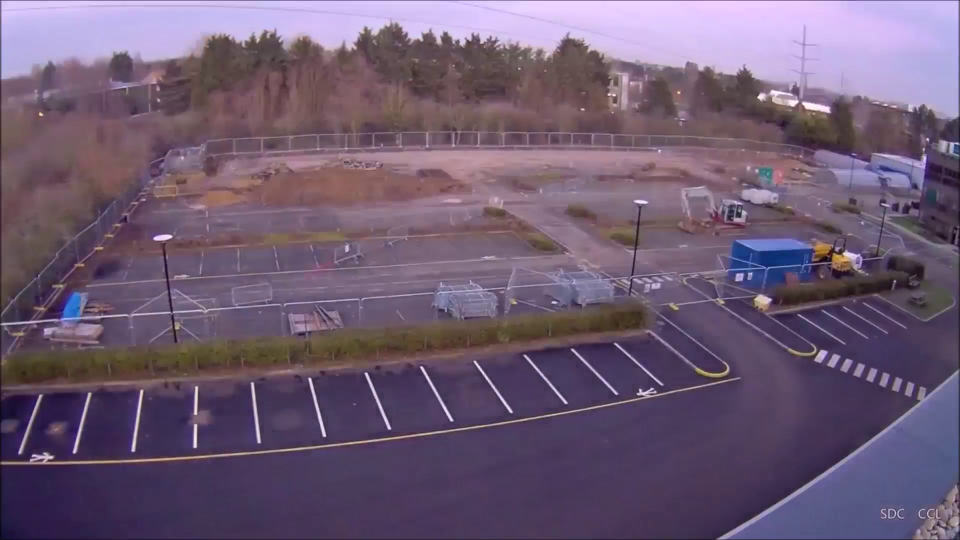
#> input picture frame 18 of video/abvv.mp4, 1920 x 1080 px, given in place of CarPark.mp4, which was not available (shown at 1/2 size)
$ python detect.py
#> lines starting #> are read from the running program, lines starting #| are printed output that depends on the picture; after the words box and inside, x2 and y2 are one past the last pixel; in counts of white or black regions, pixels touching at a corner belong together; pictures that were not available may be replaced by others from this repository, and a replacement may not be noted
#> further down, frame is the input picture: shape (1080, 1920, 3); mean B, G, R 115.1, 90.9, 109.7
import cv2
import numpy as np
import time

video_path = "./video/CarPark.mp4"
cap = cv2.VideoCapture(video_path)
parking_slots = [(402, 239), (753, 377), (55, 100), (56, 146), (51, 241), (53, 290), (51, 192), (405, 189), (402, 138), (405, 90), (514, 92), (511, 139), (514, 187), (512, 236), (163, 99), (164, 147), (158, 194), (159, 243), (161, 290), (55, 337), (162, 339), (160, 388), (162, 429), (52, 431), (53, 479), (163, 479), (168, 525), (165, 576), (165, 620), (56, 623), (51, 573), (52, 527), (402, 289), (402, 338), (404, 382), (405, 427), (405, 526), (403, 569), (406, 619), (512, 524), (512, 568), (513, 620), (511, 426), (511, 380), (513, 329), (511, 284), (751, 88), (751, 136), (750, 188), (753, 232), (753, 276), (751, 327), (757, 427), (753, 472), (757, 518), (760, 573), (760, 616), (901, 620), (901, 576), (892, 141), (892, 190), (893, 235), (894, 284), (897, 330), (898, 375), (901, 424), (903, 474), (899, 522), (46, 385)]
rect_width, rect_height = 100, 33
color = (0,0,255)
thick = 1
threshold = 30
last_call_time = time.time()
prevFreeslots=0


def convert_grayscale(frame):
    # Chuyển đổi hình ảnh sang thang độ xám
    gray = cv2.cvtColor(frame, cv2.COLOR_BGR2GRAY)
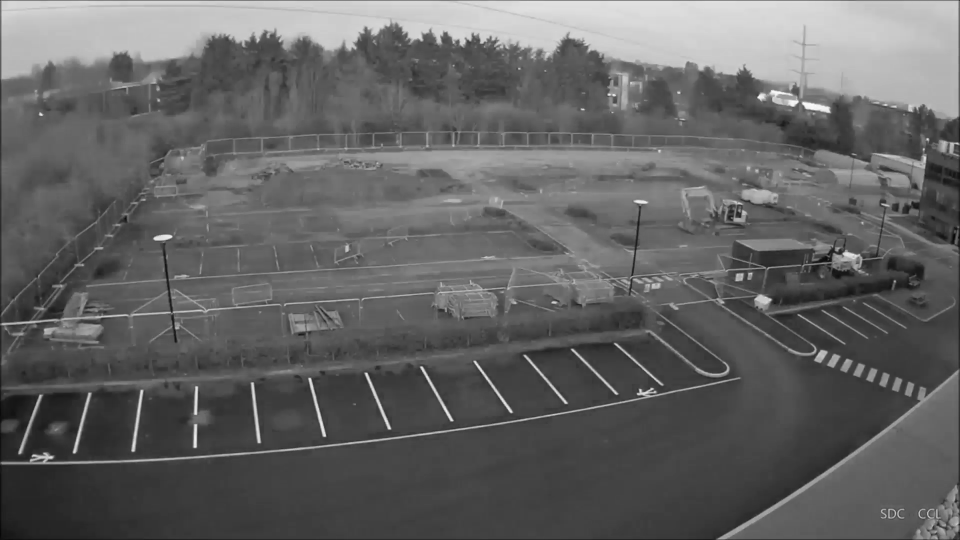
#> gray: shape (1080, 1920) (shown at 1/2 size); min 5, max 253, mean 99.3

    # Áp dụng ngưỡng để tạo hình ảnh nhị phân (chỉ có đen và trắng)
    _, binary = cv2.threshold(gray, 150, 255, cv2.THRESH_BINARY)
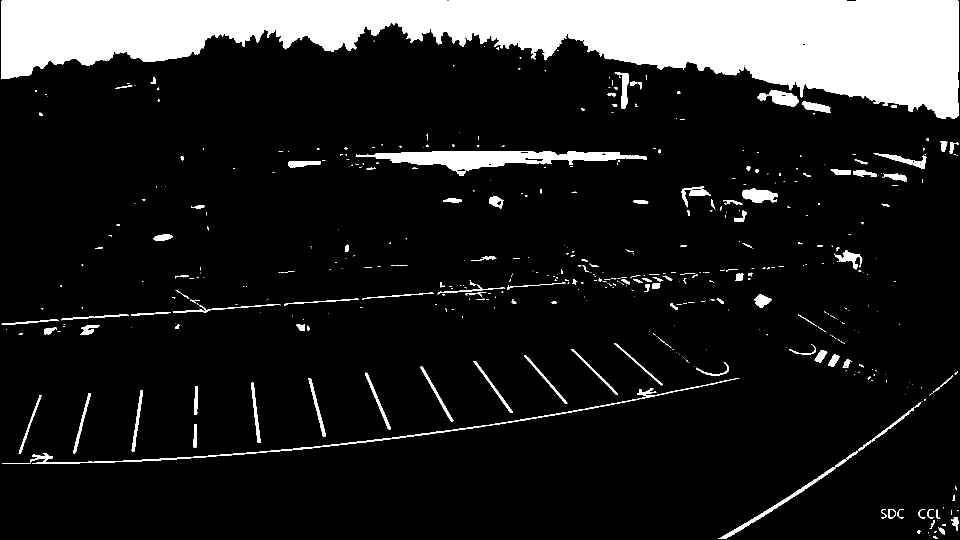
#> binary: shape (1080, 1920) (shown at 1/2 size); 13.6% white; 498 white regions (342 under 20 px)

    # Tìm các đường viền trong hình ảnh nhị phân
    contours, _ = cv2.findContours(binary, cv2.RETR_EXTERNAL, cv2.CHAIN_APPROX_SIMPLE)
#> contours = 498 contours, 375 with area under 20; largest, box (x1, y1, x2, y2) and area: (2, 1, 1918, 237) 231032, (711, 302, 1294, 352) 11171, (4, 756, 1479, 927) 2703, (1436, 918, 1693, 1078) 1601, (1514, 180, 1598, 214) 1412

    # Tạo một canvas màu đen với cùng kích thước như hình ảnh đầu vào
    contour_image = frame.copy()
    contour_image[:] = 0  # Điền màu đen
#> contour_image: shape (1080, 1920, 3); every value is 0

    # Vẽ các đường viền trên canvas đen bằng màu trắng
    cv2.drawContours(contour_image, contours, -1, (255, 255, 255), thickness=2)
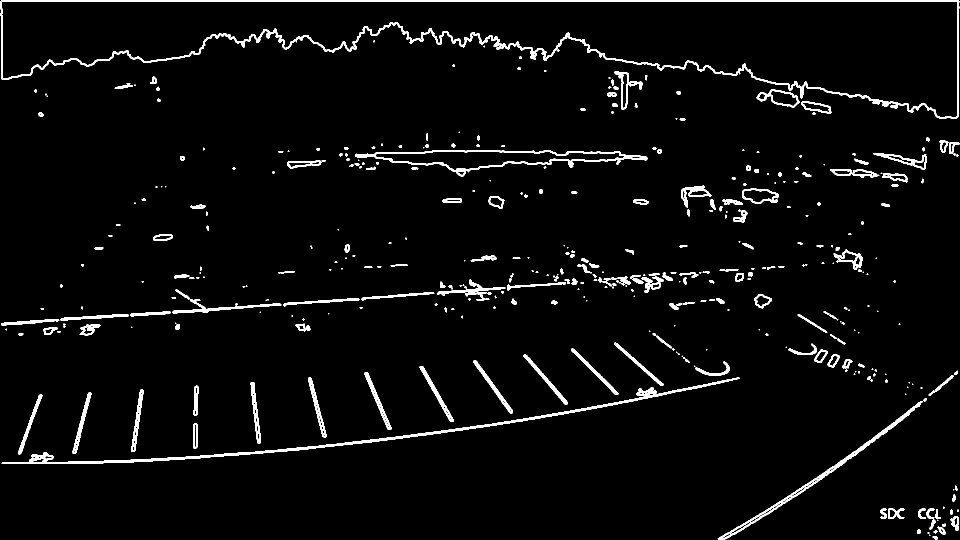
#> contour_image: shape (1080, 1920, 3) (shown at 1/2 size); 3.6% white; 399 white regions (144 under 20 px), largest, box (x1, y1, x2, y2) and area: (1, 0, 1919, 238) 17477, (3, 755, 1480, 928) 7820, (710, 301, 1295, 353) 4150
    return contour_image

def mark_slots(frame, grayscale_frame):
    global last_call_time
    global prevFreeslots
    current_time = time.time()
    elapsed_time = current_time - last_call_time

    # Lấy kích thước frame để kiểm tra giới hạn
    frame_height, frame_width = frame.shape[:2]
#> frame_height = 1080; frame_width = 1920

    freeslots=0
    for x, y in parking_slots:
        x1=x+10
        x2=x+rect_width-11
        y1=y+4
        y2=y+rect_height
        start_point, stop_point = (x1,y1), (x2, y2)

        # Kiểm tra xem vùng cắt có nằm trong giới hạn frame không
        if x1 < 0 or y1 < 0 or x2 > frame_width or y2 > frame_height:
            # Nếu vượt quá, bỏ qua slot này hoặc điều chỉnh tọa độ
            continue

        # Kiểm tra xem vùng cắt có hợp lệ không (không rỗng)
        if x2 <= x1 or y2 <= y1:
            continue

        try:
            crop=grayscale_frame[y1:y2, x1:x2]

            # Kiểm tra xem crop có rỗng không
            if crop.size == 0:
                continue

            # Kiểm tra số kênh màu của crop
            if len(crop.shape) == 3:
                gray_crop = cv2.cvtColor(crop, cv2.COLOR_BGR2GRAY)
            else:
                gray_crop = crop

            # Đếm số pixel khác không (pixel trắng) trong vùng cắt
            count=cv2.countNonZero(gray_crop)

            # Gán màu và độ dày dựa trên ngưỡng: xanh lá nếu trống, đỏ nếu có xe
            color, thick = [(0,255,0), 5] if count<threshold else [(0,0,255), 2]

            if count<threshold:
                freeslots = freeslots+1

            cv2.rectangle(frame, start_point, stop_point, color, thick)
        except Exception as e:
            # Bỏ qua slot nếu có lỗi và tiếp tục với slot tiếp theo
            print(f"Lỗi khi xử lý slot tại ({x}, {y}): {e}")
            continue

        ##  hiển thị số lượng pixel khác không trong mỗi hình chữ nhật chỗ đỗ xe
        text_x = x1+5
        text_y = y1 + 10  # Điều chỉnh tọa độ Y để đặt văn bản phía trên hình chữ nhật
        cv2.putText(frame, str(count), (text_x, text_y), cv2.FONT_HERSHEY_SIMPLEX, 0.5, (50, 255, 255), 1)
#> this loop made 69 passes
#> (count, color, thick) on passes 1 to 12: (0, (0, 255, 0), 5), (0, (0, 255, 0), 5), (278, (0, 0, 255), 2), (0, (0, 255, 0), 5), (0, (0, 255, 0), 5), (0, (0, 255, 0), 5), (3, (0, 255, 0), 5), (0, (0, 255, 0), 5), (0, (0, 255, 0), 5), (3, (0, 255, 0), 5), (26, (0, 255, 0), 5), (0, (0, 255, 0), 5)
#> pass 3, in mark_slots, `crop=grayscale_frame[y1:y2, x1:x2]`:
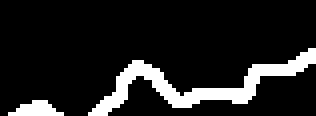
#> crop: shape (29, 79, 3) (shown 4 times larger); 12.1% white; 2 white regions, box (x1, y1, x2, y2) and area: (22, 12, 79, 29) 242, (2, 25, 16, 29) 36
#> after the loop:
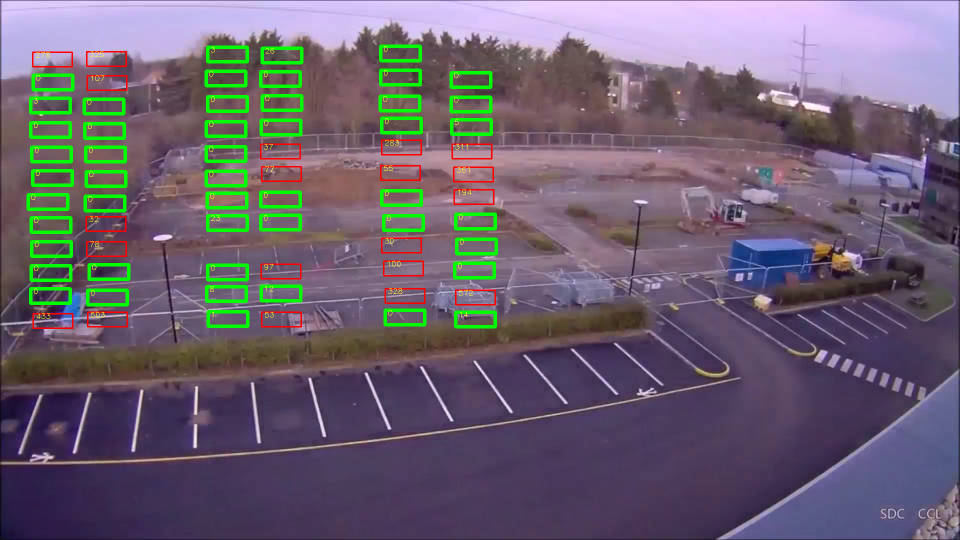
#> frame: shape (1080, 1920, 3) (shown at 1/2 size); 4.23% of pixels changed, all inside (x1, y1, x2, y2) = (53, 89, 996, 658)
#> after the loop, freeslots = 49

    # Cập nhật bộ đếm hiển thị số chỗ trống - ít thường xuyên hơn để tránh nhấp nháy
    current_time = time.time()
    if current_time - last_call_time >= 0.1:
        cv2.putText(frame, "Free Slots:" + str(freeslots), (10, 30), cv2.FONT_HERSHEY_SIMPLEX, 1, (200, 255, 255), 2)
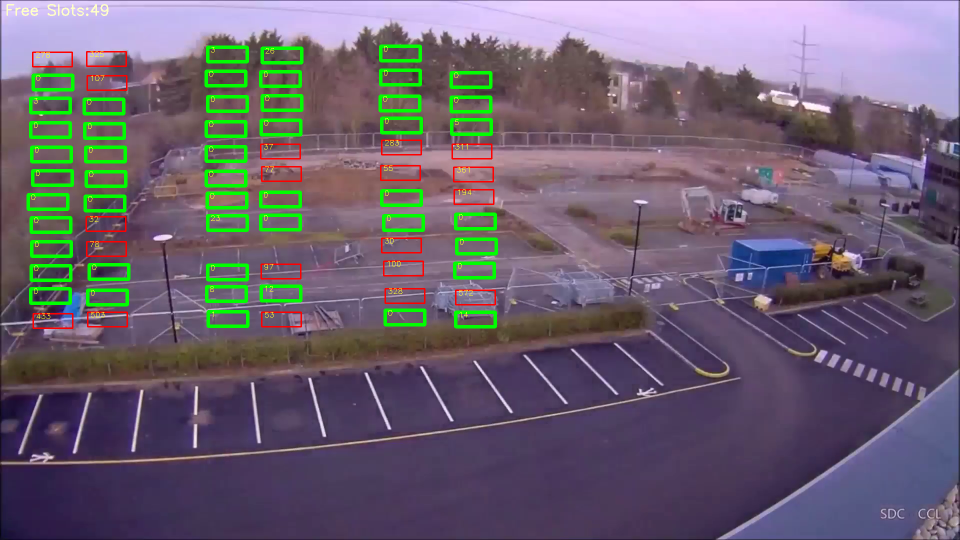
#> frame: shape (1080, 1920, 3) (shown at 1/2 size); 0.07% of pixels changed, all inside (x1, y1, x2, y2) = (13, 8, 217, 32)
        last_call_time = current_time
        prevFreeslots = freeslots
#> prevFreeslots = 49
    else:
         cv2.putText(frame, "Free Slots:" + str(prevFreeslots), (10, 30), cv2.FONT_HERSHEY_SIMPLEX, 1, (200, 255, 255), 2)
    return frame

while True:

        # Đọc video từng khung hình một
        ret, frame = cap.read()

        if not ret:
            # Nếu hết video, quay lại đầu video
            cap.set(cv2.CAP_PROP_POS_FRAMES, 0)
            continue

        try:
            grayscale_frame = convert_grayscale(frame)
            out_image = mark_slots(frame, grayscale_frame)

            # Hiển thị kết quả
            cv2.imshow("Parking Spot Detector", out_image)
        except Exception as e:
            print(f"Lỗi khi xử lý frame: {e}")
            continue

        # Điều kiện thoát: nhấn phím 'q'
        k = cv2.waitKey(1) & 0xFF
#> (key q is pressed here)
        if k == ord('q'):
            break

cap.release()
cv2.destroyAllWindows()

$ run again, starting later in the video
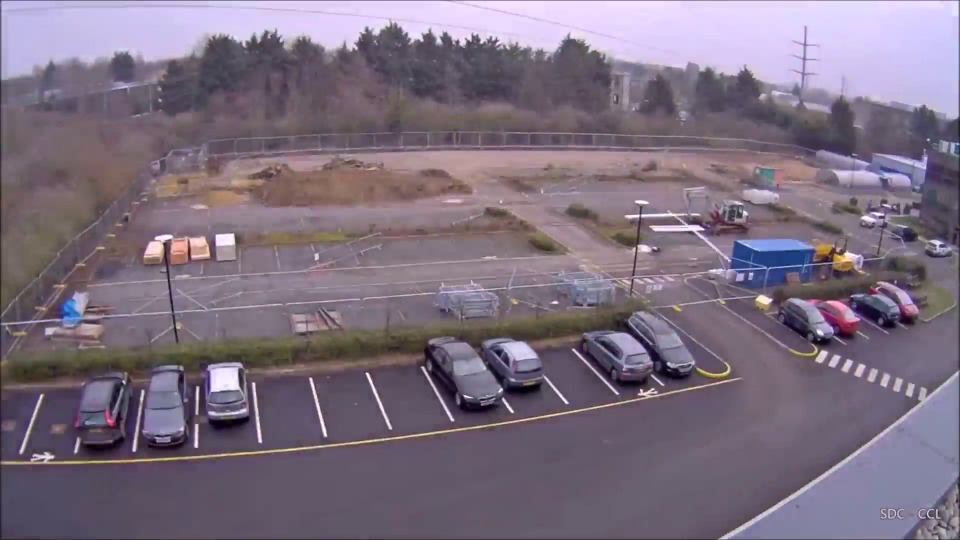
#> input picture frame 85 of video/abvv.mp4, 1920 x 1080 px, given in place of CarPark.mp4, which was not available (shown at 1/2 size)
#> frame is the input picture: shape (1080, 1920, 3); mean B, G, R 127.8, 111.3, 124.4
#> in convert_grayscale, `_, binary = cv2.threshold(gray, 150, 255, cv2.THRESH_BINARY)`:
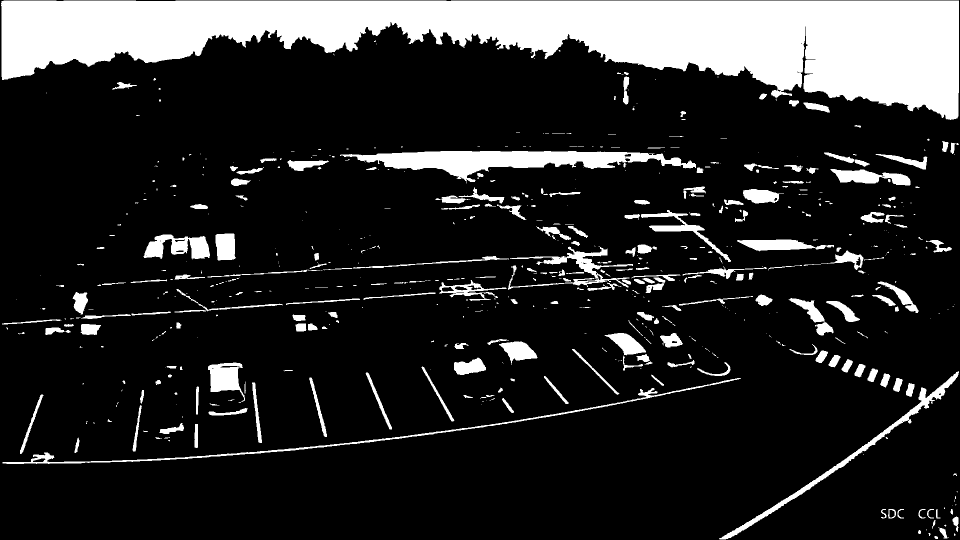
#> binary: shape (1080, 1920) (shown at 1/2 size); 16.8% white; 608 white regions (347 under 20 px)
#> contours = 608 contours, 400 with area under 20; largest, box (x1, y1, x2, y2) and area: (2, 1, 1918, 240) 234245, (680, 302, 1392, 367) 17927, (1438, 742, 1918, 1079) 5451, (4, 756, 1482, 928) 4330, (287, 469, 420, 519) 3750
#> the loop in mark_slots, `for x, y in parking_slots:` made 69 passes
#> (count, color, thick) on passes 1 to 8: (0, (0, 255, 0), 5), (0, (0, 255, 0), 5), (218, (0, 0, 255), 2), (0, (0, 255, 0), 5), (0, (0, 255, 0), 5), (0, (0, 255, 0), 5), (0, (0, 255, 0), 5), (0, (0, 255, 0), 5)
#> after the loop in mark_slots, `for x, y in parking_slots:`: freeslots = 42
#> in mark_slots, `cv2.putText(frame, "Free Slots:" + str(freeslots), (10, 30), cv2.FONT_..`:
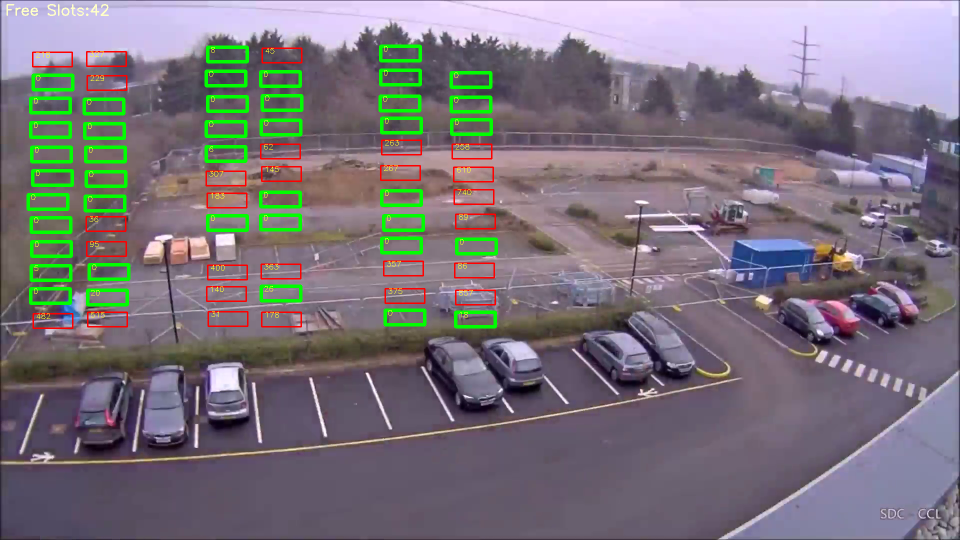
#> frame: shape (1080, 1920, 3) (shown at 1/2 size); mean B, G, R 123.4, 115.4, 122.3

$ run again, starting later in the video
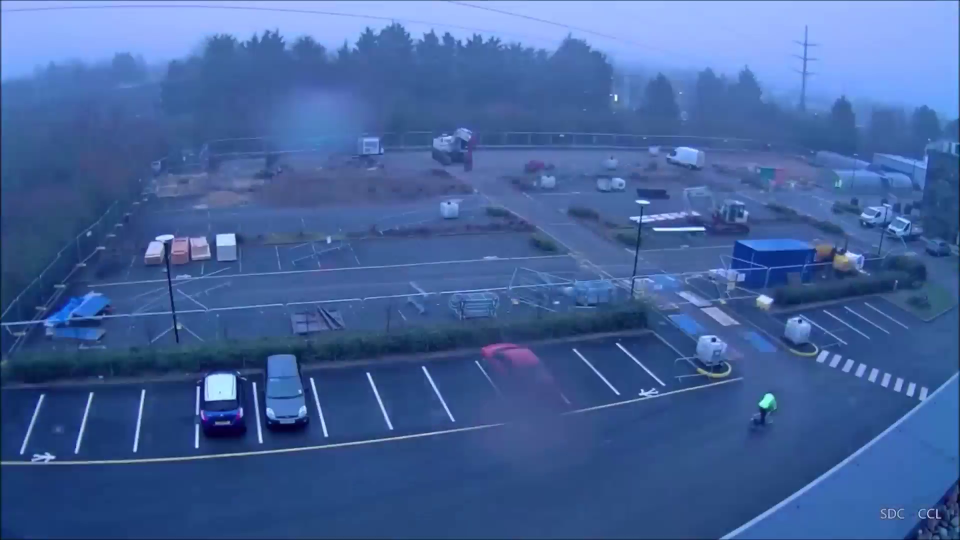
#> input picture frame 151 of video/abvv.mp4, 1920 x 1080 px, given in place of CarPark.mp4, which was not available (shown at 1/2 size)
#> frame is the input picture: shape (1080, 1920, 3); mean B, G, R 155.9, 98.3, 66.7
#> in convert_grayscale, `_, binary = cv2.threshold(gray, 150, 255, cv2.THRESH_BINARY)`:
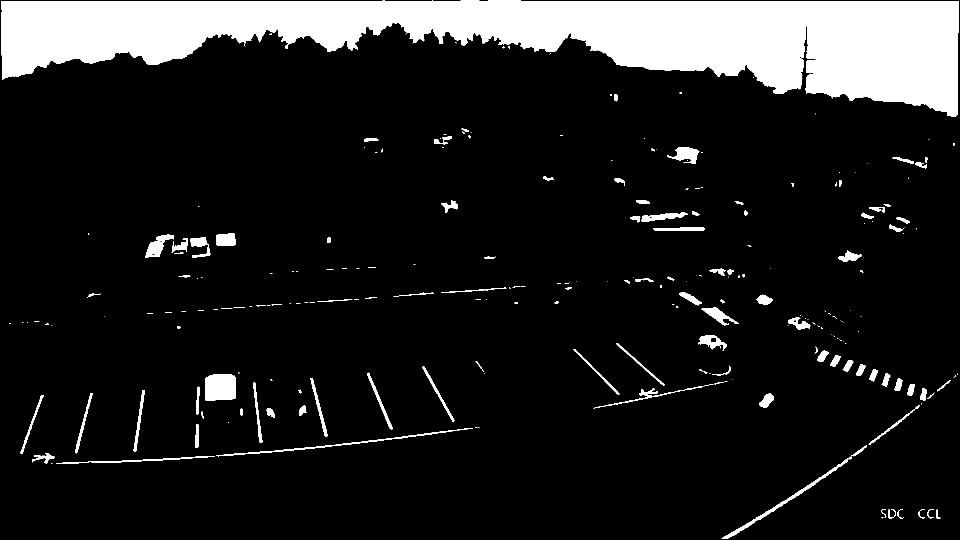
#> binary: shape (1080, 1920) (shown at 1/2 size); 12.8% white; 264 white regions (152 under 20 px)
#> contours = 264 contours, 172 with area under 20; largest, box (x1, y1, x2, y2) and area: (3, 1, 1917, 234) 228254, (410, 748, 472, 801) 2955, (1443, 913, 1703, 1078) 1522, (290, 469, 348, 515) 1058, (1334, 294, 1399, 328) 1037
#> the loop in mark_slots, `for x, y in parking_slots:` made 69 passes
#> (count, color, thick) on passes 1 to 8: (0, (0, 255, 0), 5), (0, (0, 255, 0), 5), (258, (0, 0, 255), 2), (0, (0, 255, 0), 5), (0, (0, 255, 0), 5), (0, (0, 255, 0), 5), (0, (0, 255, 0), 5), (0, (0, 255, 0), 5)
#> after the loop in mark_slots, `for x, y in parking_slots:`: freeslots = 59
#> in mark_slots, `cv2.putText(frame, "Free Slots:" + str(freeslots), (10, 30), cv2.FONT_..`:
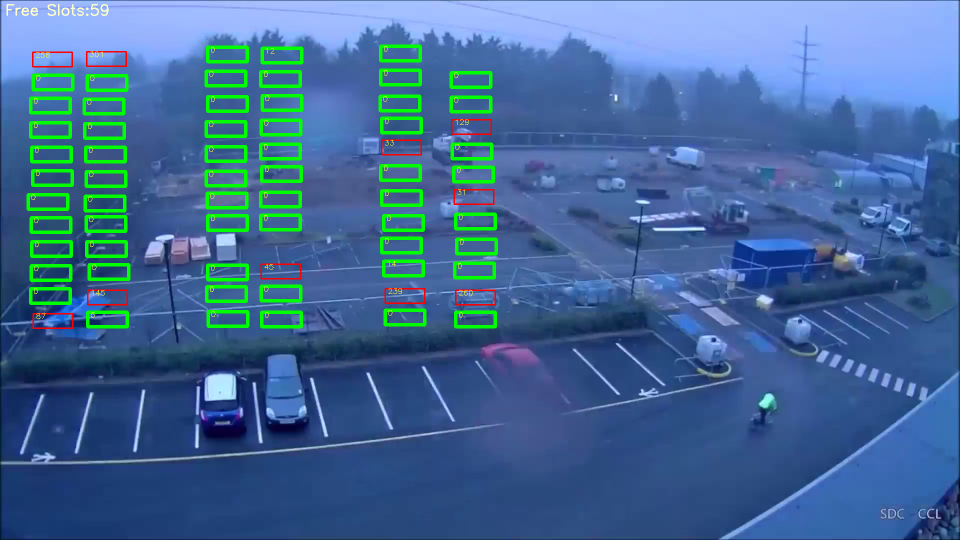
#> frame: shape (1080, 1920, 3) (shown at 1/2 size); mean B, G, R 149, 105.1, 65
